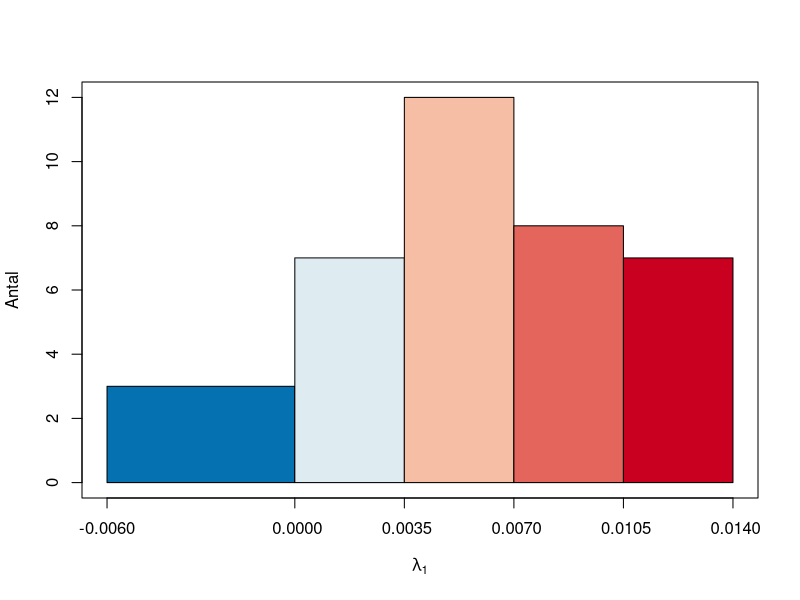

The R source for this figure:
library(dplyr)

df <- read.csv("PPresults2.csv")

df_filtered <- df %>%
  filter(Dataset == "Original") #%>%
  #filter(Model == "Multiplicative") %>%
  #filter(Type == "GP")


#expected_exceedances <- function(b0, b1, x_days) {
#  (exp(b0) / b1) * (exp(b1 * x_days) - 1)
#}

station_name_list <- unique(df_filtered$Station)
lambda1s <- rep(0, length(station_name_list))
i <- 1

for (station in station_name_list) {
  station_data <- df_filtered %>% filter(Station == station)
  b0 <- station_data$b0_Estimate
  b1 <- station_data$b1_Estimate
  
  lambda1s[i] <- b1 * 365.25
  i <- i + 1
}

# Breaks for the bins
bin_edges_lambda1_rounded <- c(-0.006, 0.000, 0.0035, 0.007, 0.0105, 0.014)

# Color of the bars
colors <- c(
  rgb(  5, 113, 176, maxColorValue = 255 ),       
  rgb(222, 235, 241, maxColorValue = 255 ),     
  rgb(245, 190, 165, maxColorValue = 255 ),         
  rgb(228, 101,  92, maxColorValue = 255 ),      
  rgb(202,   0,  32, maxColorValue = 255 )   
)

# Compute histogram 
h <- hist(lambda1s, breaks = bin_edges_lambda1_rounded, plot = FALSE, right = FALSE)

# Compute bar midpoints
mids <- h$mids
heights <- h$counts
widths <- diff(bin_edges_lambda1_rounded)

# Start blank plot
plot(0, 0, type = "n",
     xlim = range(bin_edges_lambda1_rounded),
     ylim = c(0, max(heights)),
     xlab = expression(lambda[1]),
     ylab = "Antal",
     xaxt = "n")

# Add x-axis manually
axis(side = 1, at = bin_edges_lambda1_rounded, labels = format(bin_edges_lambda1_rounded, digits = 3))

# Draw bars with colored rectangles
for (i in seq_along(heights)) {
  rect(xleft  = bin_edges_lambda1_rounded[i],
       xright = bin_edges_lambda1_rounded[i + 1],
       ybottom = 0,
       ytop = heights[i],
       col = colors[i],
       border = "black")
}

